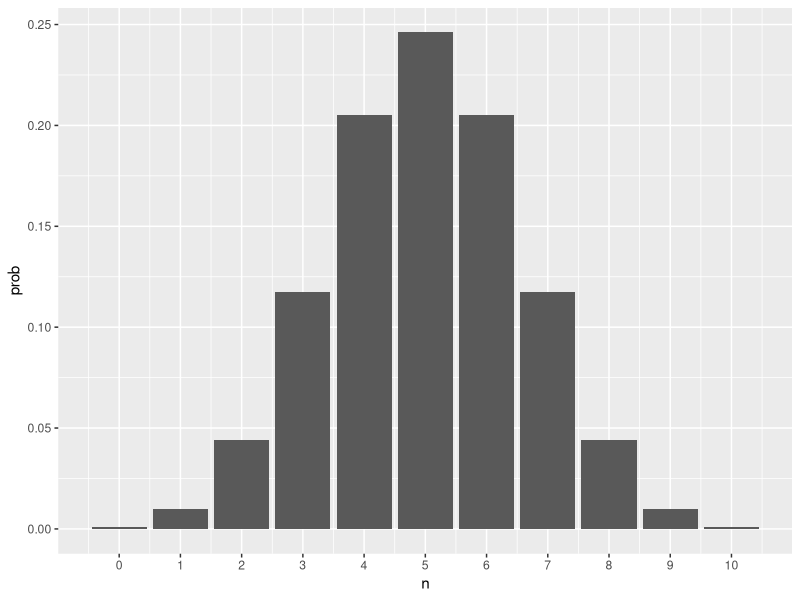
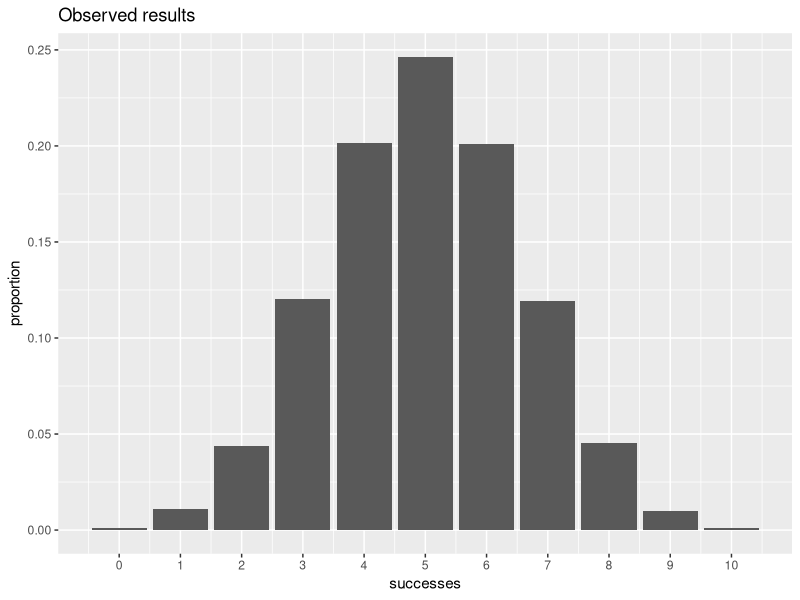
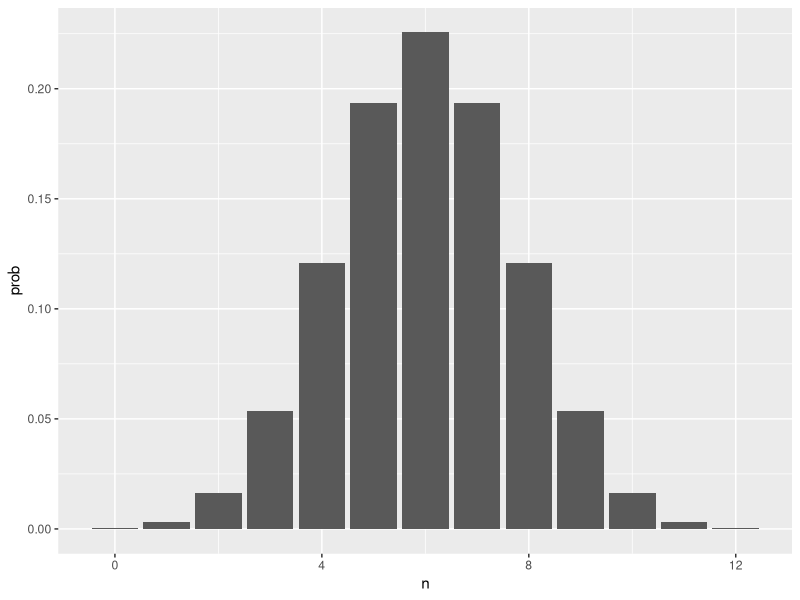

These figures' R source, in order:
## ---- chunk 1
knitr::opts_chunk$set(echo = FALSE, message = FALSE)
options(digits = 2)
library(ggplot2)
library(dplyr)
## ---- chunk 2
n <- 10        # Number of trials/observations/individuals/tosses
p_succ <- 0.5  # Probability of success. An assumption, becomes the null hypothesis
obs <- 9       # The observed number of successes in n trials
## ---- chunk 3
library(ggplot2)
null_dist <- dbinom(0:n, size = n, prob = p_succ)
data.frame(prob = null_dist,
           n = 0:n) %>% 
  ggplot(aes(n, prob)) +
  geom_col() +
  scale_x_continuous(breaks = 0:n)
## ---- chunk 4

results <- data.frame(probability = null_dist,
                      successes = 0:n)

# Right hand side
results %>% 
  filter(successes >= obs) %>% 
  summarise(total = sum(probability)) %>% 
  pull(total) -> right_tail

# right_tail <- sum(null_dist[(obs+1):length(null_dist)]) # 12 daughters

# Left hand side
results %>% 
  filter(successes <= n - obs) %>% 
  summarise(total = sum(probability)) %>% 
  pull(total) -> left_tail

# left_tail <- sum(null_dist[1:((n - obs) + 1)]) # 12 daughters

# Total
p_value <- right_tail + left_tail 
## ---- chunk 5

results <- NULL
experiments <- 30000                # the number of experiments
set.seed(1369)
for (i in 1:experiments) {
  results <- c(results, sum(sample(0:1, n, TRUE))) # n, number of coin tosses, from above
}
# barplot(table(results))
data.frame(proportion = as.vector(table(results)/experiments),
           successes = 0:n) -> results_table 

results_table %>% 
  filter( (successes <= (n-obs)) | (successes >= obs)) %>%        # obs from above
  summarise(total = sum(proportion)) %>% 
  pull(total) -> observed_results

ggplot(results_table, aes(successes, proportion)) +
  geom_col() +
  scale_x_continuous(breaks = 0:n) +
  ggtitle("Observed results")
## ---- chunk 6

n <- 12 # Comes from the sample
p_succ <- 0.5 # Comes from our assumption -> H_0 (null hypothesis)

## ---- chunk 7
null_dist <- dbinom(0:n, size = n, prob = p_succ)
data.frame(prob = null_dist,
           n = 0:n) %>% 
  ggplot(aes(n, prob)) +
  geom_col() 

## ---- chunk 8
obs <- 12
# 12 daughters
# null_dist[obs+1] 

# 0 daughters
# null_dist[1] 

# 0 or 12 daughters
p_value <- null_dist[1]*2 # 0.00048
